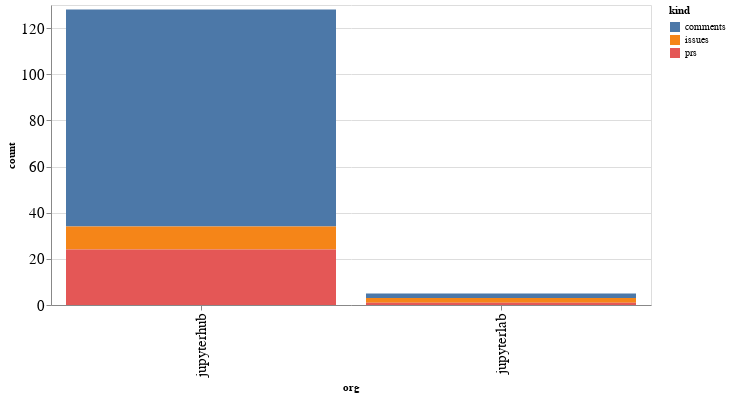

Write notebook code for a chart like this one.
### Code cell
alt.Chart(org_summaries, width=600).mark_bar().encode(
    x='org',
    y='count',
    color='kind',
    tooltip="org"
)

### Figure 1 — Vega-Lite specification as saved in the notebook (floating-point values rounded to 4 significant figures)
{"config": {"axisLeft": {"labelFontSize": 15}, "axisBottom": {"labelFontSize": 15}}, "data": {"name": "data-9ee260de353d4e56a9c7d92fab4e30f4"}, "mark": "bar", "encoding": {"color": {"type": "nominal", "field": "kind"}, "tooltip": {"type": "nominal", "field": "org"}, "x": {"type": "nominal", "field": "org"}, "y": {"type": "quantitative", "field": "count"}}, "width": 600, "$schema": "https://vega.github.io/schema/vega-lite/v4.8.1.json", "datasets": {"data-9ee260de353d4e56a9c7d92fab4e30f4": [{"org": "jupyterhub", "kind": "comments", "count": 94}, {"org": "jupyterhub", "kind": "issues", "count": 10}, {"org": "jupyterhub", "kind": "prs", "count": 24}, {"org": "jupyterlab", "kind": "comments", "count": 2}, {"org": "jupyterlab", "kind": "issues", "count": 2}, {"org": "jupyterlab", "kind": "prs", "count": 1}]}}
